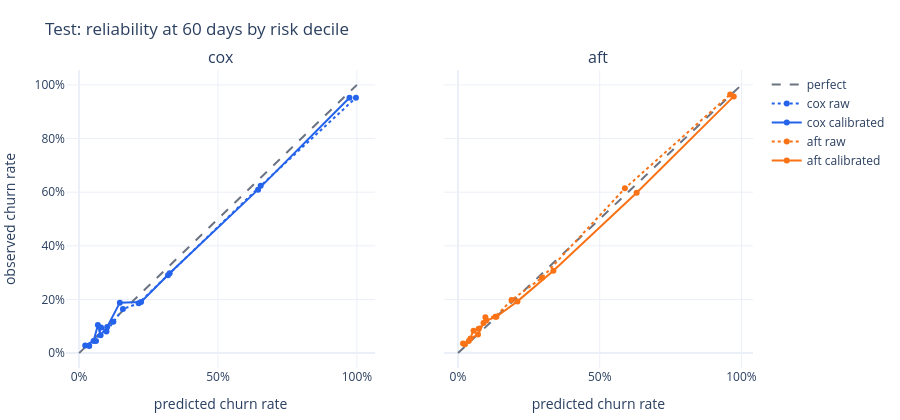

The code cell stored with this chart in its notebook:
### Code cell
fig = make_subplots(rows=1, cols=len(MODELS), subplot_titles=list(MODELS), shared_yaxes=True)
for col, name in enumerate(MODELS, start=1):
    fig.add_trace(line([0, 1], [0, 1], "perfect", GREY, "dash", showlegend=col == 1), 1, col)
    for variant, dash in DASHES.items():
        part = deciles[(deciles["model"] == name) & (deciles["variant"] == variant)]
        curve = go.Scatter(
            x=part["predicted"],
            y=part["observed"],
            mode="lines+markers",
            name=f"{name} {variant}",
            line={"color": COLORS[name], "dash": dash},
        )
        fig.add_trace(curve, 1, col)
fig.update_xaxes(title_text="predicted churn rate", tickformat=".0%")
fig.update_yaxes(tickformat=".0%")
show(fig, f"Test: reliability at {HORIZON} days by risk decile", y_title="observed churn rate")

gap = tables["calibration"].assign(gap=lambda d: (d["predicted"] - d["observed"]).abs())
gap = gap.pivot_table(index=["model", "variant"], columns="horizon", values="gap", aggfunc="mean")
display(gap.rename_axis(columns="mean |predicted - observed| at day"))

### Figure 1 — Plotly figure (JSON) as saved in the notebook; plotly's stock layout.template omitted (floating-point values rounded to 4 significant figures)
{"data": [{"line": {"color": "#6b7280", "dash": "dash", "width": 2}, "mode": "lines", "name": "perfect", "showlegend": true, "type": "scatter", "x": [0, 1], "xaxis": "x", "y": [0, 1], "yaxis": "y"}, {"line": {"color": "#2563eb", "dash": "dot"}, "mode": "lines+markers", "name": "cox raw", "type": "scatter", "x": [0.03645, 0.06099, 0.07919, 0.09847, 0.1234, 0.1579, 0.2144, 0.3201, 0.6537, 0.9966], "xaxis": "x", "y": [0.02613, 0.04524, 0.09524, 0.08095, 0.1167, 0.1643, 0.1857, 0.2905, 0.6238, 0.9524], "yaxis": "y"}, {"line": {"color": "#2563eb", "dash": "solid"}, "mode": "lines+markers", "name": "cox calibrated", "type": "scatter", "x": [0.02202, 0.0522, 0.06762, 0.07742, 0.1012, 0.1467, 0.223, 0.326, 0.6442, 0.9734], "xaxis": "x", "y": [0.0285, 0.04524, 0.1048, 0.06667, 0.09762, 0.1881, 0.1905, 0.2976, 0.6095, 0.9524], "yaxis": "y"}, {"line": {"color": "#6b7280", "dash": "dash", "width": 2}, "mode": "lines", "name": "perfect", "showlegend": false, "type": "scatter", "x": [0, 1], "xaxis": "x2", "y": [0, 1], "yaxis": "y2"}, {"line": {"color": "#f97316", "dash": "dot"}, "mode": "lines+markers", "name": "aft raw", "type": "scatter", "x": [0.01787, 0.03802, 0.05497, 0.07298, 0.09668, 0.1317, 0.189, 0.2962, 0.5888, 0.9604], "xaxis": "x2", "y": [0.03563, 0.04524, 0.08333, 0.09048, 0.1333, 0.1357, 0.1976, 0.281, 0.6143, 0.9643], "yaxis": "y2"}, {"line": {"color": "#f97316", "dash": "solid"}, "mode": "lines+markers", "name": "aft calibrated", "type": "scatter", "x": [0.02475, 0.0442, 0.07058, 0.08995, 0.1, 0.1356, 0.2098, 0.3365, 0.6304, 0.973], "xaxis": "x2", "y": [0.03325, 0.05476, 0.06905, 0.1119, 0.1214, 0.1357, 0.1929, 0.3071, 0.5976, 0.9571], "yaxis": "y2"}], "layout": {"annotations": [{"font": {"size": 16}, "showarrow": false, "text": "cox", "x": 0.225, "xanchor": "center", "xref": "paper", "y": 1.0, "yanchor": "bottom", "yref": "paper"}, {"font": {"size": 16}, "showarrow": false, "text": "aft", "x": 0.775, "xanchor": "center", "xref": "paper", "y": 1.0, "yanchor": "bottom", "yref": "paper"}], "height": 420, "margin": {"b": 10, "l": 10, "r": 10, "t": 70}, "title": {"text": "Test: reliability at 60 days by risk decile"}, "xaxis": {"anchor": "y", "domain": [0.0, 0.45], "tickformat": ".0%", "title": {"text": "predicted churn rate"}}, "xaxis2": {"anchor": "y2", "domain": [0.55, 1.0], "tickformat": ".0%", "title": {"text": "predicted churn rate"}}, "yaxis": {"anchor": "x", "domain": [0.0, 1.0], "tickformat": ".0%", "title": {"text": "observed churn rate"}}, "yaxis2": {"anchor": "x2", "domain": [0.0, 1.0], "matches": "y", "showticklabels": false, "tickformat": ".0%"}}}
